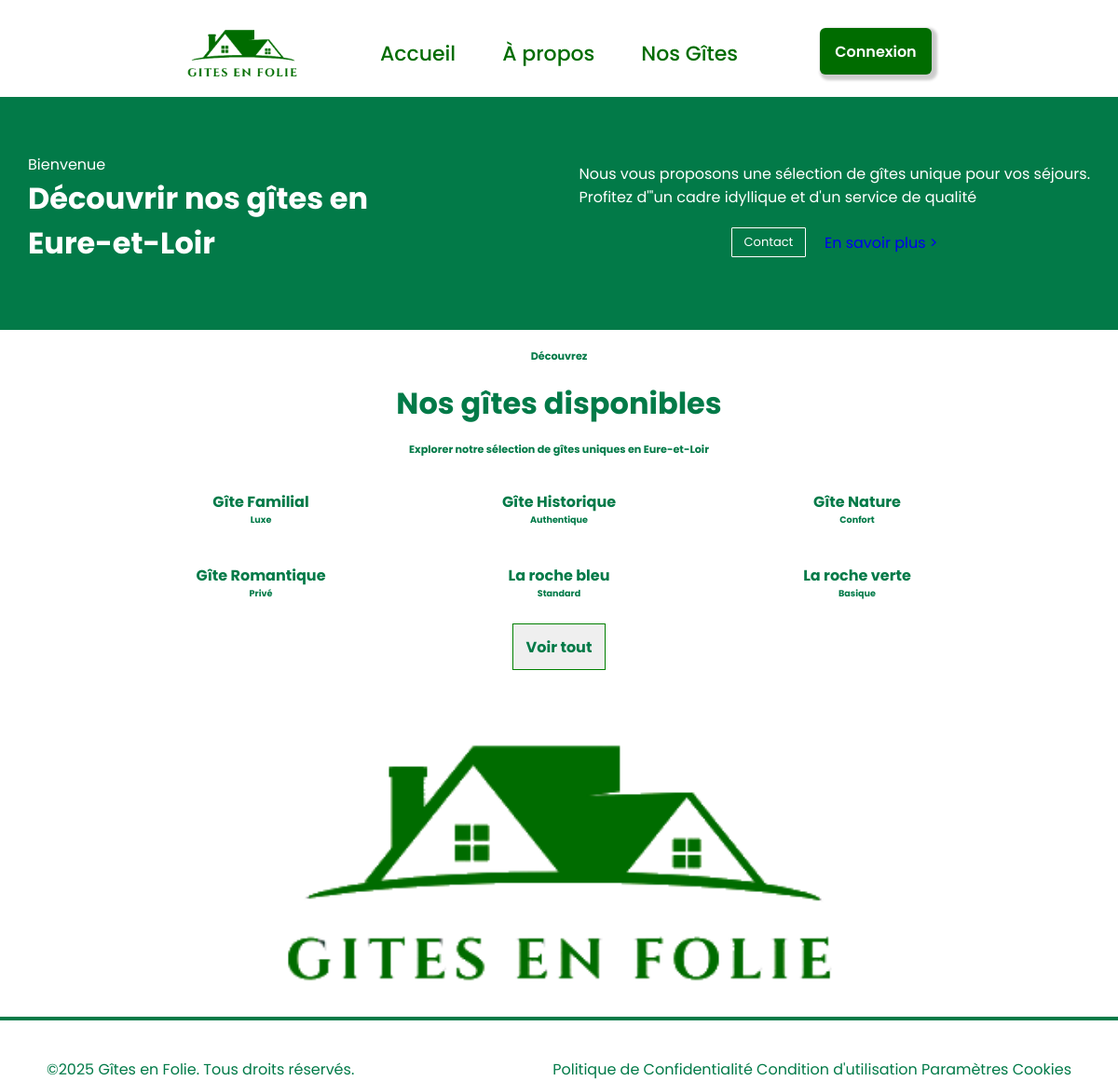
The page / on the database its author committed.
### tables this page shows
CREATE TABLE IF NOT EXISTS `gef_gites` (
  `id_gite` int NOT NULL AUTO_INCREMENT,
  `gite_nom` varchar(150) NOT NULL,
  `gite_adresse` text NOT NULL,
  `gite_cp` varchar(5) NOT NULL,
  `gite_ville` varchar(150) NOT NULL,
  `gite_pays` varchar(3) NOT NULL,
  `id_type` int NOT NULL,
  `gite_lien` varchar(200) NOT NULL,
  `gite_photo` varchar(100) NOT NULL,
  PRIMARY KEY (`id_gite`)
);

CREATE TABLE IF NOT EXISTS `gef_types` (
  `id_type` int NOT NULL AUTO_INCREMENT,
  `type_name` varchar(50) NOT NULL,
  PRIMARY KEY (`id_type`)
);

### index.php (the view, shortened to what this page needs)
<?php
    include './_hosts.php'
?>
<?php
    include './_entete.php'
?>
<body>
<?php
    include './_header.php'
?>
    <div class="galerie">
        <div class="galerie_titre">
            <h2>Découvrez</h2>
            <h1>Nos gîtes disponibles</h1>
            <h2>Explorer notre sélection de gîtes uniques en Eure-et-Loir</h2>
        </div>
        <div class="galerie_carte">
        <?php while($sGEF = $selectGites->fetch(PDO::FETCH_OBJ)){?>
            <div class="carte">
                <h2><?php echo $sGEF->gite_nom?></h2>
                <h3><?php echo $sGEF->type_name?></h3>
            </div>
        <?php } ?>
        </div>
        <button class="voir_tout">Voir tout</button>
    </div>
    <?php
        include '_footer.php'
    ?>
</body>
</html>

### _entete.php (shortened to what this page needs)
<?php
$selectGites = $db->prepare('SELECT * FROM gef_gites
NATURAL JOIN gef_types
ORDER BY gite_nom ASC
');
$selectGites->execute();
?>
<!DOCTYPE html>
<html lang="fr">
<head>
    <link rel="stylesheet" href="./_assets/_styles/generic.css">
    <link rel="stylesheet" href="./_assets/_styles/responsive.css">
    <link rel="stylesheet" href="./_assets/_styles/style.css">
    <link rel="stylesheet" href="./_assets/_styles/burger.css">
    <link rel="stylesheet" href="./_assets/_styles/admin.css">
    <link rel="stylesheet" href="./_assets/_styles/contact.css">
</head>

### _header.php (shortened to what this page needs)
<header>
    <section class="menu">
        <div class="headerbar flex flexrow">
            <div class="headerImg">
                <a href="./index.php"><img src="./_assets/_imgs/logo_vert.png" alt=""></a>
            </div>
            <div class="headerNavBar">
                <nav>
                    <a href="./index.php">Accueil</a>
                    <a href="#">À propos</a>
                    <a href="#">Nos Gîtes</a>
                </nav>
            </div>
            <div class="BtnConnexion">
                <a href="./connexion.php"><button>Connexion</button></a>
            </div>
        </div>
    </section>
    <div class="bandeau">
        <div class="bienvenue">
            <p>Bienvenue</p>
            <h1>Découvrir nos gîtes en</H1>
            <h1>Eure-et-Loir</H1>
        </div>
        <div class="presentation">
            <p>Nous vous proposons une sélection de gîtes unique pour vos séjours.</p>
            <p>Profitez d'"un cadre idyllique et d'un service de qualité</p>
            <div class="header_info">
                <button class="contact">Contact</button><a href="./contact.php">En savoir plus ></a>
            </div>
        </div>
    </div>
</header>

### _footer.php
<footer>
    <img src="../_assets/_imgs/logo_vert.png" alt="">
    <p class="trait"></p>
    <div class="bas">
        <p class="vert copyright">©2025 Gîtes en Folie. Tous droits réservés.</p>
        <div class="link">
            <a href="#" class="vert">Politique de Confidentialité</a>
            <a href="#" class="vert">Condition d'utilisation</a>
            <a href="#" class="vert">Paramètres Cookies</a>
         </div>
    </div>
</footer>

### _assets/_styles/generic.css (style rules this page uses)
a { text-decoration: none; }
.flex { display: flex; }

### _assets/_styles/responsive.css (style rules this page uses)
@media only screen and (min-width:740px) { header .bandeau .header_info { display: flex; flex-direction: row; justify-content: center; align-items: center; } }
@media only screen and (min-width:740px) { header .bandeau { width: 100vw; height: 250px; background-color: #027a48; color: white; display: flex; justify-content: space-between; flex-wrap: nowrap; flex-direction: row; } }
@media only screen and (min-width:740px) { header .bandeau .bienvenue { display: flex ; flex-direction: column; margin: 50px 20px; padding: 10px; } }
@media only screen and (min-width:740px) { header .bandeau .presentation { display: flex; flex-direction: column; margin: 60px 20px; padding: 10px 10px; text-align: justify; } }
@media only screen and (min-width:740px) { footer { flex-direction: column; width: 100%; height: 282px; justify-self: center; align-items: center; margin-top: 50px; gap: 30px; display: flex ; align-content: center; justify-content: space-around; } }
@media only screen and (min-width:740px) { footer img { width:50%; align-self: center; } }
@media only screen and (min-width:740px) { footer .bas { display: flex; flex-direction: row; justify-content: space-between; width: 100%; gap: 10px; } }

### _assets/_styles/style.css (style rules this page uses)
* { margin: 0; padding: 0; box-sizing: border-box; font-family: "Poppins",sans-serif; }
:root { --vert:#027a48; --main-green-color: #006C00; --main-white-color: #fff; }
body { display: flex; flex-direction: column; justify-content: center; align-items: center; width: 100vw; }
.headerbar { width: 100%; justify-content: space-around;; padding-top: 30px; padding-bottom: 20px; }
.headerbar .headerNavBar { display: flex; }
.headerbar .headerImg img { display: flex; width: 120px; height: auto; }
.headerbar .headerNavBar nav { width: 70vh; display: flex; flex-direction: row; justify-content: center; align-items: center; gap: 50px; }
.headerbar .headerNavBar nav a { display: flex; font-size: 22px; font-weight: 500; color: var(--main-green-color); }
.headerbar .BtnConnexion { display: flex; position: relative; }
.BtnConnexion button { display: flex; justify-content: center; align-items: center; background-color: var(--main-green-color); color: var(--main-white-color); outline: none; border: none; width: 120px; height: 50px; border-radius: 6px; font-weight: 600; font-size: 1rem; box-shadow: 3px 3px 3px 3px rgba(0, 0, 0, 0.2); cursor: pointer; }
header { width: 100%; }
section { width: 100%; }
.headerbar { width: 100%; display: flex; justify-content: center; padding-top: 30px; padding-bottom: 20px; }
.headerbar .headerNavBar nav a { display: flex; font-size: 22px; font-weight: 500; color: #006C00; }
header .bandeau .header_info { margin-top: 20px; }
header .bandeau button { border-radius: 1px; background-color: none; width: 80px; padding: 5px; color: white; background-color: transparent; border: 1px solid white; margin-right: 20px; font-size: small; }
body .galerie { display: flex; flex-direction: column; justify-content: center; align-items: center; background-color: white; color: #027a48; width: 100%; margin: 20px; }
.galerie .galerie_titre { display: flex; flex-direction: column; justify-content: center; align-items: center; }
.galerie .galerie_titre h1 { margin-top: 5%; margin-bottom: 5%; font-size: 2em; }
.galerie .galerie_titre h2 { font-size: 0.7em; }
.galerie .galerie_carte { display: flex; flex-direction: row; flex-wrap: wrap; padding: 20px; gap: 20px; justify-content: center; align-items: center; }
.galerie .galerie_carte .carte { display: flex; flex-direction: column; padding: 5px; width: 300px; }
.galerie .galerie_carte .carte h2 { font-size: 1em; text-align: center; }
.galerie .galerie_carte .carte h3 { font-size: 0.6em; text-align: center; }
.voir_tout { width: 100px; height: 50px; border: 1px solid green; color: var(--vert); font-size: 1em; font-weight: bold; }
.trait { width: 100%; border: 2px solid var(--vert); margin-bottom: 10px; }
.bas .link { margin-left: 50px; margin-right: 50px; }
.vert { color: var(--vert); }
.copyright { margin-left: 50px; }

### _assets/_styles/burger.css (style rules this page uses)
:root { --bar-width: 15px; --bar-height: 2px; --hamburger-gap: 6px; --foreground: white; --background: white; --animation-timing: 200ms ease-in-out; --hamburger-height: calc(var(--bar-height) * 3 + var(--hamburger-gap) * 2); --marron:rgb(112, 71, 8); --vert:#027a48; }

### rows shown on the page
gef_gites: gite_nom "Gîte Familial", id_type.type_name "Luxe"
gef_gites: gite_nom "Gîte Historique", id_type.type_name "Authentique"
gef_gites: gite_nom "Gîte Nature", id_type.type_name "Confort"
gef_gites: gite_nom "Gîte Romantique", id_type.type_name "Privé"
gef_gites: gite_nom "La roche bleu", id_type.type_name "Standard"
gef_gites: gite_nom "La roche verte", id_type.type_name "Basique"
